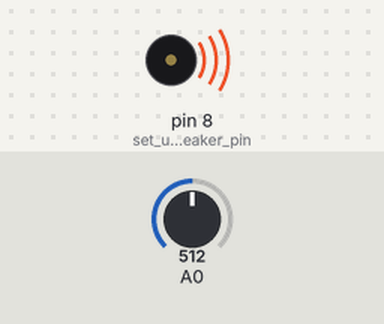
Recording of a sketch running on a simulated Arduino Uno, built with avr-gcc and run on an emulated ATmega328P. Shown: buzzer (waves = sounding). The test bench sets the inputs (shaded band); at power-on: A0 = 512.

Above: at 0.1 s.
Timing chart, 0 to 1.6 s (numbered marks = the images above):
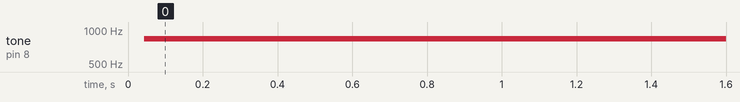

The sketch:

analog_basic.ino
```cpp
void setup() {
  // don't need to establish pinMode when using analog pins


  // console logging
  Serial.begin(9600);//9600 = bits persecond

  pinMode(8,OUTPUT); //set up speaker pin
}

void loop() {

 // query the analog pin 0 for values values
 // that run from 0 to 1023
 //0 to 5 volts
 int val = analogRead(0);

 int mappedVal = map(val, 0, 1023, 5000, 16000);

 digitalWrite(8,HIGH);
 delayMicroseconds(val+1);

 digitalWrite(8,LOW);
 delayMicroseconds(val+1);

//  Serial.print(mappedVal);
//  Serial.print(",");
//  Serial.println(val);

// delay(20);
}
```

Measured:
- by itself, tone on pin 8 (set_up_speaker_pin): silent → 838 Hz at 0.04 s
